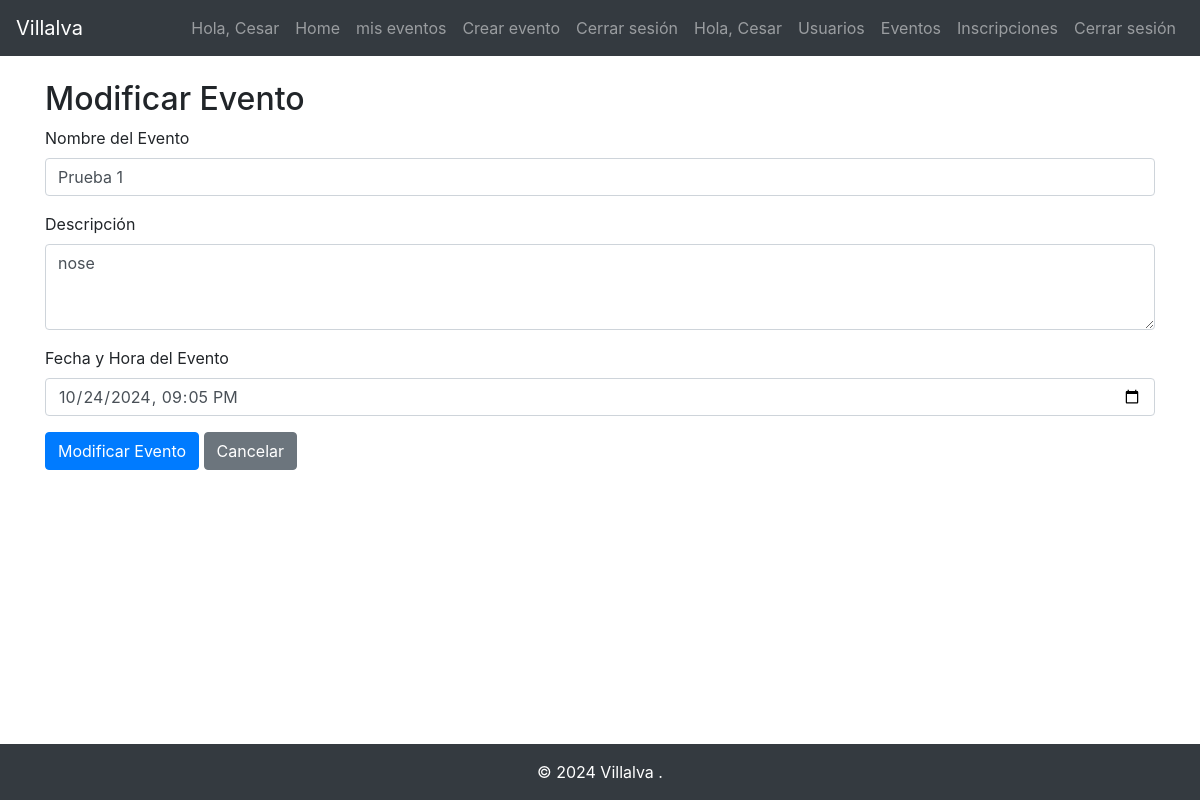
Screenshot of /modificar-evento/3/ (signed in) with the database file from the repository.
### eventos/models.py (models this page shows)
class Evento(models.Model):
    nombre = models.CharField(max_length=200)
    descripcion = models.TextField()
    fecha = models.DateTimeField()
    creador = models.ForeignKey(Usuario, on_delete=models.CASCADE)

### usuarios/views.py (the view)
    def wrapper(request, *args, **kwargs):
        if 'usuario_id' not in request.session:
            return redirect('login')
        return func(request, *args, **kwargs)

### usuarios/views.py (called while the page is built, shortened)
def login_required(func):
    def wrapper(request, *args, **kwargs):
        if 'usuario_id' not in request.session:
            return redirect('login')
        return func(request, *args, **kwargs)
    return wrapper

@login_required
def modificar_evento(request, evento_id):
    try:
        evento = Evento.objects.get(id=evento_id)
        if evento.creador_id != request.session.get('usuario_id'):
            messages.error(request, 'No tienes permiso para modificar este evento.')
            return redirect('ver_eventos')
    except Evento.DoesNotExist:
        messages.error(request, 'El evento no existe.')
        return redirect('ver_eventos')
    return render(request, 'eventos/modificar_evento.html', {'evento': evento})

### eventos/templates/eventos/modificar_evento.html (shortened to what this page needs)
{% extends 'base.html' %}
{% block content %}
<h2>Modificar Evento</h2>
<form method="POST">
    <div class="mb-3">
        <label for="nombre" class="form-label">Nombre del Evento</label>
        <input type="text" class="form-control" id="nombre" name="nombre" value="{{ evento.nombre }}" required>
    </div>
    <div class="mb-3">
        <label for="descripcion" class="form-label">Descripción</label>
        <textarea class="form-control" id="descripcion" name="descripcion" rows="3" required>{{ evento.descripcion }}</textarea>
    </div>
    <div class="mb-3">
        <label for="fecha" class="form-label">Fecha y Hora del Evento</label>
        <input type="datetime-local" class="form-control" id="fecha" name="fecha" value="{{ evento.fecha|date:'Y-m-d H:i' }}" required>
    </div>
    <button type="submit" class="btn btn-primary">Modificar Evento</button>
    <a href="{% url 'mis_eventos' %}" class="btn btn-secondary">Cancelar</a>
</form>
{% endblock %}

### rows the page displays
Evento: nombre "Prueba 1", descripcion "nose", fecha "10/24/2024 21:05"

### other values shown
{{ request.session.usuario_nombre }} "Cesar"
{{ request.session.empleado_nombre }} "Cesar"
